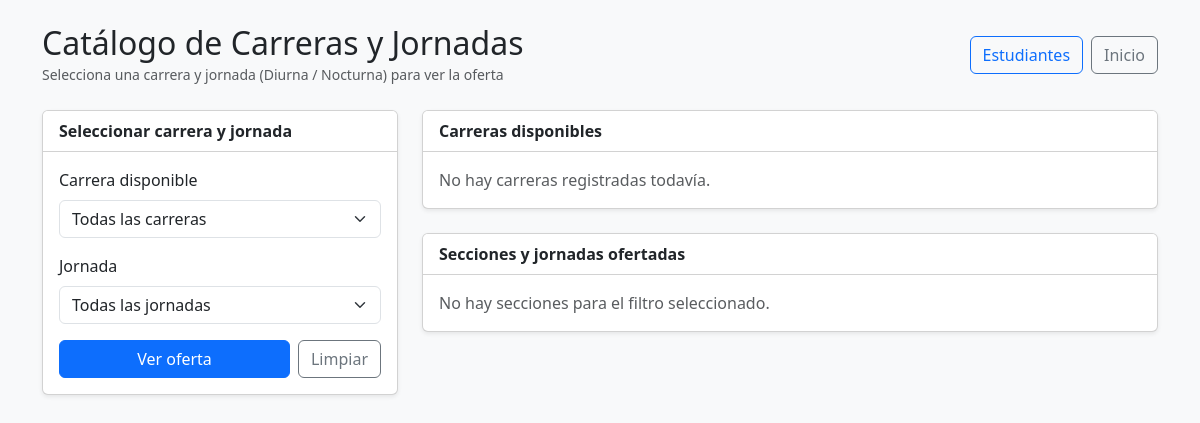
The page /catalogo/ on the database as committed earlier.
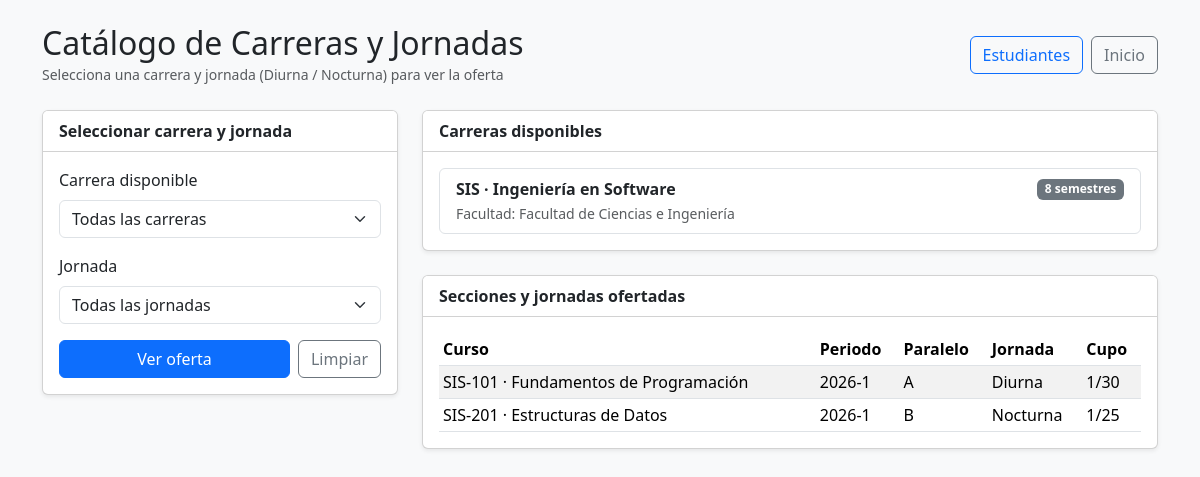
The same page on the database as committed later.
### academico/models.py (models this page shows, shortened)
class Carrera(ModeloBase):
    facultad = models.ForeignKey(Facultad, on_delete=models.PROTECT, related_name="carreras")   # 1:N
    codigo = models.CharField("Código", max_length=10, unique=True)   # Ej: SIS
    nombre = models.CharField(max_length=150)
    duracion_semestres = models.PositiveSmallIntegerField("Duración (semestres)", default=8)
    class Meta:
        verbose_name = "Carrera"
        verbose_name_plural = "Carreras"
        ordering = ["nombre"]
    def __str__(self):
        return self.nombre

class Facultad(ModeloBase):
    universidad = models.ForeignKey(Universidad, on_delete=models.PROTECT, related_name="facultades")   # 1:N
    nombre = models.CharField(max_length=150)
    decano = models.CharField(max_length=150, blank=True)
    class Meta:
        verbose_name = "Facultad"
        verbose_name_plural = "Facultades"
        ordering = ["nombre"]
        constraints = [   # el mismo nombre puede existir en otra universidad, pero no dos veces en la misma
            models.UniqueConstraint(fields=["universidad", "nombre"], name="facultad_unica_por_universidad"),
        ]

class Seccion(ModeloBase):
    curso = models.ForeignKey(Curso, on_delete=models.PROTECT, related_name="secciones")
    periodo = models.ForeignKey(Periodo, on_delete=models.PROTECT, related_name="secciones")
    profesor = models.ForeignKey(Profesor, on_delete=models.PROTECT, related_name="secciones")
    paralelo = models.CharField(max_length=2, default="A")            # A, B, C...
    jornada = models.CharField(max_length=10, choices=Jornada.choices, default=Jornada.DIURNA)
    cupo = models.PositiveSmallIntegerField(default=30)
    estudiantes = models.ManyToManyField("Estudiante", through="Matricula", related_name="secciones")
    class Meta:
        verbose_name = "Sección"
        verbose_name_plural = "Secciones"
        ordering = ["periodo", "curso", "paralelo"]
        constraints = [
            models.UniqueConstraint(fields=["curso", "periodo", "paralelo", "jornada"], name="seccion_unica"),
        ]
    @property
    def inscritos(self):
        return self.matriculas.count()

class Curso(ModeloBase):                                              # la asignatura (materia)
    carrera = models.ForeignKey(Carrera, on_delete=models.PROTECT, related_name="cursos")      # 1:N
    semestre = models.ForeignKey(Semestre, on_delete=models.PROTECT, related_name="cursos")    # 1:N
    codigo = models.CharField("Código", max_length=12, unique=True)  # Ej: SIS-101
    nombre = models.CharField(max_length=150)
    creditos = models.PositiveSmallIntegerField("Créditos", default=3)
    class Meta:
        verbose_name = "Curso"
        verbose_name_plural = "Cursos"
        ordering = ["carrera", "semestre__numero", "nombre"]
    def __str__(self):
        return f"{self.codigo} · {self.nombre}"

class Periodo(ModeloBase):
    nombre = models.CharField(max_length=20, unique=True)             # Ej: 2026-1
    fecha_inicio = models.DateField("Fecha de inicio")
    fecha_fin = models.DateField("Fecha de fin")
    activo = models.BooleanField(default=False)                       # el periodo en el que se matricula
    class Meta:
        verbose_name = "Periodo"
        verbose_name_plural = "Periodos"
        ordering = ["-fecha_inicio"]                                  # el más reciente primero
    def __str__(self):
        return self.nombre

### academico/views.py (the view, shortened to what this page needs)
# urls.py: path("catalogo/", views.catalogo , name="catalogo"),
def catalogo(request):
    form = CatalogoForm(request.GET or None)
    carreras = Carrera.objects.select_related("facultad").prefetch_related("cursos__semestre")
    secciones = Seccion.objects.select_related("curso__carrera", "curso__semestre", "periodo", "profesor")
    carrera_seleccionada = None
    jornada_seleccionada = ""
    contexto = {
        "form": form,
        "carreras": carreras,
        "secciones": secciones,
        "carrera_seleccionada": carrera_seleccionada,
        "jornada_seleccionada": jornada_seleccionada,
    }
    return render(request, "academico/catalogo.html", contexto)

### academico/forms.py
class CatalogoForm(forms.Form):
    carrera = forms.ModelChoiceField(
        queryset=Carrera.objects.select_related("facultad").all(),
        required=False,
        empty_label="Todas las carreras",
        label="Carrera disponible",
        widget=forms.Select(attrs={"class": "form-select"}),
    )
    jornada = forms.ChoiceField(
        choices=[("", "Todas las jornadas")] + list(Jornada.choices),
        required=False,
        label="Jornada",
        widget=forms.Select(attrs={"class": "form-select"}),
    )

### academico/templates/academico/catalogo.html (shortened to what this page needs)
<!DOCTYPE html>
<html lang="es-ec">
<head>
    <link href="https://cdn.jsdelivr.net/npm/bootstrap@5.3.3/dist/css/bootstrap.min.css" rel="stylesheet">
</head>
<body class="bg-light">
    <div class="container py-4">
        <div class="d-flex justify-content-between align-items-center mb-4">
            <div>
                <h1 class="h2 mb-0">Catálogo de Carreras y Jornadas</h1>
                <small class="text-muted">Selecciona una carrera y jornada (Diurna / Nocturna) para ver la oferta</small>
            </div>
            <div class="d-flex gap-2">
                <a href="{% url 'academico:estudiantes' %}" class="btn btn-outline-primary">Estudiantes</a>
                <a href="{% url 'academico:inicio' %}" class="btn btn-outline-secondary">Inicio</a>
            </div>
        </div>
        <div class="row g-4">
            <div class="col-md-4">
                <div class="card shadow-sm">
                    <div class="card-header bg-white fw-semibold">Seleccionar carrera y jornada</div>
                    <div class="card-body">
                        <form method="get">
                            {% for field in form %}
                                <div class="mb-3">
                                    <label for="{{ field.id_for_label }}" class="form-label">{{ field.label }}</label>
                                    {{ field }}
                                </div>
                            {% endfor %}
                            <div class="d-flex gap-2">
                                <button type="submit" class="btn btn-primary w-100">Ver oferta</button>
                                <a href="{% url 'academico:catalogo' %}" class="btn btn-outline-secondary">Limpiar</a>
                            </div>
                        </form>
                    </div>
                </div>
            </div>
            <div class="col-md-8">
                <div class="card shadow-sm mb-4">
                    <div class="card-header bg-white fw-semibold">Carreras disponibles</div>
                    <div class="card-body">
                        {% if carreras %}
                            <div class="list-group">
                                {% for c in carreras %}
                                    <div class="list-group-item">
                                        <div class="d-flex justify-content-between align-items-center">
                                            <strong>{{ c.codigo }} · {{ c.nombre }}</strong>
                                            <span class="badge bg-secondary">{{ c.duracion_semestres }} semestres</span>
                                        </div>
                                        <small class="text-muted">Facultad: {{ c.facultad.nombre }}</small>
                                    </div>
                                {% endfor %}
                            </div>
                        {% else %}
                            <p class="text-muted mb-0">No hay carreras registradas todavía.</p>
                        {% endif %}
                    </div>
                </div>
                <div class="card shadow-sm">
                    <div class="card-header bg-white fw-semibold">Secciones y jornadas ofertadas</div>
                    <div class="card-body">
                        {% if secciones %}
                            <div class="table-responsive">
                                <table class="table table-sm table-striped align-middle mb-0">
                                    <thead>
                                        <tr>
                                            <th>Curso</th>
                                            <th>Periodo</th>
                                            <th>Paralelo</th>
                                            <th>Jornada</th>
                                            <th>Cupo</th>
                                        </tr>
                                    </thead>
                                    <tbody>
                                        {% for s in secciones %}
                                            <tr>
                                                <td>{{ s.curso }}</td>
                                                <td>{{ s.periodo }}</td>
                                                <td>{{ s.paralelo }}</td>
                                                <td>{{ s.get_jornada_display }}</td>
                                                <td>{{ s.inscritos }}/{{ s.cupo }}</td>
                                            </tr>
                                        {% endfor %}
                                    </tbody>
                                </table>
                            </div>
                        {% else %}
                            <p class="text-muted mb-0">No hay secciones para el filtro seleccionado.</p>
                        {% endif %}
                    </div>
                </div>
            </div>
        </div>
    </div>
</body>
</html>

Rows that differ between the two databases and show on the page:
added Carrera: codigo "SIS", nombre "Ingeniería en Software", duracion_semestres "8", facultad.nombre "Facultad de Ciencias e Ingeniería"
added Seccion: curso "SIS-101 · Fundamentos de Programación", periodo "2026-1", paralelo "A", jornada "Diurna", inscritos "1", cupo "30"
added Seccion: curso "SIS-201 · Estructuras de Datos", periodo "2026-1", paralelo "B", jornada "Nocturna", inscritos "1", cupo "25"
Other text that changed with them:
text no longer shown: "No hay carreras registradas todavía. No hay secciones para el filtro seleccionado."
text now shown: "Curso Periodo Paralelo Jornada Cupo"
